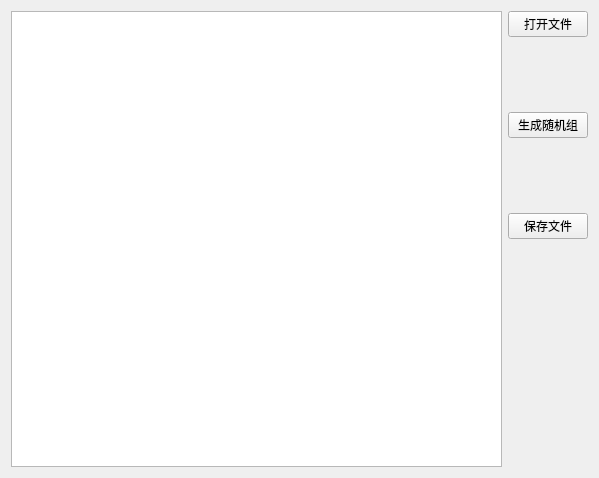
<?xml version="1.0" encoding="UTF-8"?>
<ui version="4.0">
 <class>Widget</class>
 <widget class="QWidget" name="Widget">
  <property name="geometry">
   <rect>
    <x>0</x>
    <y>0</y>
    <width>599</width>
    <height>478</height>
   </rect>
  </property>
  <property name="windowTitle">
   <string>Widget</string>
  </property>
  <layout class="QGridLayout" name="gridLayout_2">
   <item row="0" column="0" rowspan="2">
    <widget class="QTextEdit" name="textEdit"/>
   </item>
   <item row="0" column="1">
    <layout class="QGridLayout" name="gridLayout">
     <item row="0" column="0">
      <widget class="QPushButton" name="openBtn">
       <property name="text">
        <string>打开文件</string>
       </property>
      </widget>
     </item>
     <item row="1" column="0">
      <spacer name="verticalSpacer_2">
       <property name="orientation">
        <enum>Qt::Vertical</enum>
       </property>
       <property name="sizeHint" stdset="0">
        <size>
         <width>20</width>
         <height>40</height>
        </size>
       </property>
      </spacer>
     </item>
     <item row="2" column="0">
      <widget class="QPushButton" name="createBtn">
       <property name="text">
        <string>生成随机组</string>
       </property>
      </widget>
     </item>
     <item row="3" column="0">
      <spacer name="verticalSpacer_3">
       <property name="orientation">
        <enum>Qt::Vertical</enum>
       </property>
       <property name="sizeHint" stdset="0">
        <size>
         <width>20</width>
         <height>40</height>
        </size>
       </property>
      </spacer>
     </item>
     <item row="4" column="0">
      <widget class="QPushButton" name="saveBtn">
       <property name="text">
        <string>保存文件</string>
       </property>
      </widget>
     </item>
    </layout>
   </item>
   <item row="1" column="1">
    <spacer name="verticalSpacer">
     <property name="orientation">
      <enum>Qt::Vertical</enum>
     </property>
     <property name="sizeHint" stdset="0">
      <size>
       <width>20</width>
       <height>224</height>
      </size>
     </property>
    </spacer>
   </item>
  </layout>
 </widget>
 <layoutdefault spacing="6" margin="11"/>
 <resources/>
 <connections/>
</ui>
